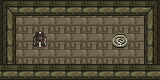

A level layout from a 2D game, rendered from its tile map. Below: a short description, then the map file with its tile-grid data intact:
An orthogonal 10x5 tile map with 16x16 px tiles, 5 tile layers (Environment, Bottom Decoration, Triggers, Objects, ...), 2 tilesets.

<map version="1.0" orientation="orthogonal" renderorder="right-down" width="10" height="5" tilewidth="16" tileheight="16" nextobjectid="4">
 <tileset firstgid="1" name="tilemap" tilewidth="16" tileheight="16" tilecount="64" columns="8">
  <image source="../tileset.png" trans="ffffff" width="128" height="128" />
  <tile id="0">
   <properties>
    <property name="type" value="solid" />
   </properties>
  </tile>
  <tile id="1">
   <properties>
    <property name="type" value="solid" />
   </properties>
  </tile>
  <tile id="2">
   <properties>
    <property name="type" value="solid" />
   </properties>
  </tile>
  <tile id="3">
   <properties>
    <property name="type" value="solid" />
   </properties>
  </tile>
  <tile id="4">
   <properties>
    <property name="type" value="solid" />
   </properties>
  </tile>
  <tile id="6">
   <properties>
    <property name="form" type="int" value="2" />
    <property name="type" value="shifter" />
   </properties>
  </tile>
  <tile id="7">
   <properties>
    <property name="form" type="int" value="1" />
    <property name="type" value="shifter" />
   </properties>
  </tile>
  <tile id="10">
   <properties>
    <property name="type" value="pit" />
   </properties>
  </tile>
  <tile id="11">
   <properties>
    <property name="type" value="altar" />
   </properties>
  </tile>
  <tile id="12">
   <properties>
    <property name="type" value="solid" />
   </properties>
  </tile>
  <tile id="13">
   <properties>
    <property name="form" type="int" value="0" />
    <property name="type" value="goal" />
   </properties>
  </tile>
  <tile id="16">
   <properties>
    <property name="form" type="int" value="0" />
    <property name="type" value="goal" />
   </properties>
  </tile>
  <tile id="17">
   <properties>
    <property name="form" type="int" value="2" />
    <property name="type" value="goal" />
   </properties>
  </tile>
  <tile id="18">
   <properties>
    <property name="form" type="int" value="3" />
    <property name="type" value="goal" />
   </properties>
  </tile>
  <tile id="19">
   <properties>
    <property name="form" type="int" value="1" />
    <property name="type" value="goal" />
   </properties>
  </tile>
  <tile id="24">
   <properties>
    <property name="form" type="int" value="0" />
    <property name="type" value="shifter" />
   </properties>
  </tile>
  <tile id="25">
   <properties>
    <property name="form" type="int" value="2" />
    <property name="type" value="shifter" />
   </properties>
  </tile>
  <tile id="26">
   <properties>
    <property name="form" type="int" value="3" />
    <property name="type" value="shifter" />
   </properties>
  </tile>
  <tile id="27">
   <properties>
    <property name="form" type="int" value="1" />
    <property name="type" value="shifter" />
   </properties>
  </tile>
  <tile id="32">
   <properties>
    <property name="type" value="teleport" />
   </properties>
  </tile>
  <tile id="33">
   <properties>
    <property name="type" value="teleport" />
   </properties>
  </tile>
  <tile id="41">
   <properties>
    <property name="form" type="int" value="0" />
    <property name="type" value="goal" />
   </properties>
  </tile>
 </tileset>
 <tileset firstgid="65" name="sprites" tilewidth="16" tileheight="16" tilecount="64" columns="8">
  <image source="../src/sprites.png" width="128" height="128" />
  <tile id="8">
   <properties>
    <property name="type" value="blot" />
   </properties>
  </tile>
  <tile id="13">
   <properties>
    <property name="type" value="boulder" />
   </properties>
  </tile>
 </tileset>
 <layer name="Environment" width="10" height="5">
  <data encoding="csv">
1,2,2,2,2,2,2,2,2,3,
4,9,9,9,9,9,9,9,9,5,
4,9,9,9,9,9,9,9,9,5,
4,9,9,9,9,9,9,9,9,5,
2,2,2,2,2,2,2,2,2,2
</data>
 </layer>
 <layer name="Bottom Decoration" width="10" height="5">
  <data encoding="csv">
0,0,0,0,0,0,0,0,0,0,
0,0,0,0,0,0,0,0,0,0,
0,0,0,0,0,0,0,0,0,0,
0,0,0,0,0,0,0,0,0,0,
0,0,0,0,0,0,0,0,0,0
</data>
 </layer>
 <layer name="Triggers" width="10" height="5">
  <data encoding="csv">
0,0,0,0,0,0,0,0,0,0,
0,0,0,0,0,0,0,0,0,0,
0,0,0,0,0,0,0,17,0,0,
0,0,0,0,0,0,0,0,0,0,
0,0,0,0,0,0,0,0,0,0
</data>
 </layer>
 <layer name="Objects" width="10" height="5">
  <data encoding="csv">
0,0,0,0,0,0,0,0,0,0,
0,0,0,0,0,0,0,0,0,0,
0,0,73,0,0,0,0,0,0,0,
0,0,0,0,0,0,0,0,0,0,
0,0,0,0,0,0,0,0,0,0
</data>
 </layer>
 <layer name="Top Decoration" width="10" height="5">
  <data encoding="csv">
0,0,0,0,0,0,0,0,0,0,
0,0,0,0,0,0,0,0,0,0,
0,0,0,0,0,0,0,0,0,0,
0,0,0,0,0,0,0,0,0,0,
0,0,0,0,0,0,0,0,0,0
</data>
 </layer>
</map>
